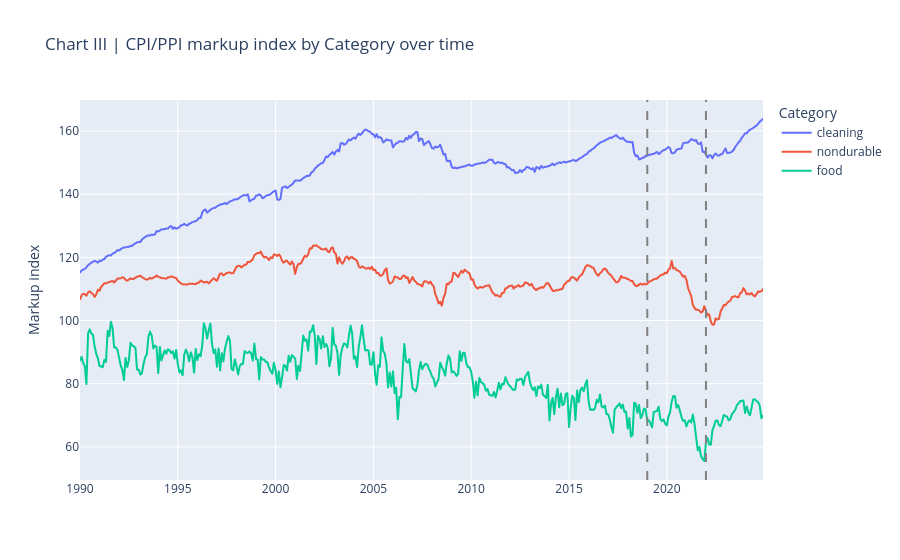

The cell this chart's notebook holds for it:
### Markdown cell above
The largest post-2019 divergences from historical relative price indices occur among `cleaning` products and `shelter`.

### Code cell
markup_long = df_long.dropna(subset=["markup"])

fig2 = px.line(
    markup_long,
    x="date",
    y="markup",
    color="category",
    title="Chart III | CPI/PPI markup index by Category over time",
    labels={"markup": "Markup index", "date": "", "category": "Category"}
)

for cutoff, label in [("2019-01-01", ""), ("2022-01-01", "")]:
    fig2.add_vline(
        x=pd.Timestamp(cutoff).timestamp() * 1000,
        line_dash="dash",
        line_color="gray",
        annotation_text=label,
        annotation_position="top left"
    )

fig2.show()

### Figure 1 — Plotly figure (JSON) as saved in the notebook; plotly's stock layout.template omitted (floating-point values rounded to 4 significant figures; data arrays with more than 128 entries replaced by an {"elided": "..."} marker saying what was removed)
{"data": [{"hovertemplate": "Category=cleaning<br>=%{x}<br>Markup index=%{y}<extra></extra>", "legendgroup": "cleaning", "line": {"color": "#636efa", "dash": "solid"}, "marker": {"symbol": "circle"}, "mode": "lines", "name": "cleaning", "showlegend": true, "type": "scattergl", "x": {"elided": "420 str values"}, "xaxis": "x", "y": {"elided": "420 float values"}, "yaxis": "y"}, {"hovertemplate": "Category=nondurable<br>=%{x}<br>Markup index=%{y}<extra></extra>", "legendgroup": "nondurable", "line": {"color": "#EF553B", "dash": "solid"}, "marker": {"symbol": "circle"}, "mode": "lines", "name": "nondurable", "showlegend": true, "type": "scattergl", "x": {"elided": "420 str values"}, "xaxis": "x", "y": {"elided": "420 float values"}, "yaxis": "y"}, {"hovertemplate": "Category=food<br>=%{x}<br>Markup index=%{y}<extra></extra>", "legendgroup": "food", "line": {"color": "#00cc96", "dash": "solid"}, "marker": {"symbol": "circle"}, "mode": "lines", "name": "food", "showlegend": true, "type": "scattergl", "x": {"elided": "420 str values"}, "xaxis": "x", "y": {"elided": "420 float values"}, "yaxis": "y"}], "layout": {"annotations": [{"showarrow": false, "text": "", "x": 1546300800000, "xanchor": "right", "xref": "x", "y": 1, "yanchor": "top", "yref": "y domain"}, {"showarrow": false, "text": "", "x": 1640995200000, "xanchor": "right", "xref": "x", "y": 1, "yanchor": "top", "yref": "y domain"}], "legend": {"title": {"text": "Category"}, "tracegroupgap": 0}, "shapes": [{"line": {"color": "gray", "dash": "dash"}, "type": "line", "x0": 1546300800000, "x1": 1546300800000, "xref": "x", "y0": 0, "y1": 1, "yref": "y domain"}, {"line": {"color": "gray", "dash": "dash"}, "type": "line", "x0": 1640995200000, "x1": 1640995200000, "xref": "x", "y0": 0, "y1": 1, "yref": "y domain"}], "title": {"text": "Chart III | CPI/PPI markup index by Category over time"}, "xaxis": {"anchor": "y", "domain": [0, 1], "title": {"text": ""}}, "yaxis": {"anchor": "x", "domain": [0, 1], "title": {"text": "Markup index"}}}}
